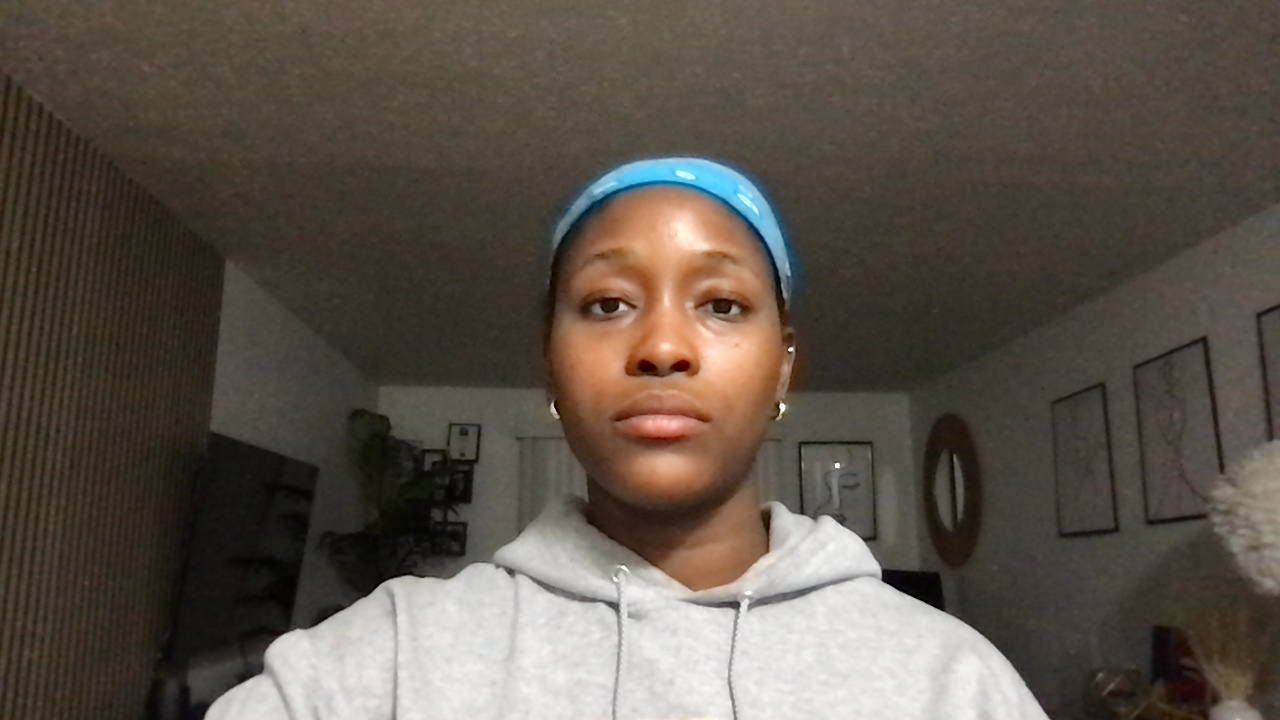
#> input picture FaceAnimation/reference_object.jpg, 1280 x 720 px
$ python focal_length_calibration.py
#> lines starting #> are read from the running program, lines starting #| are printed output that depends on the picture; after the words box and inside, x2 and y2 are one past the last pixel; in counts of white or black regions, pixels touching at a corner belong together
import cv2

# Load the reference image
ref_image = cv2.imread("reference_object.jpg")
#> ref_image is the input picture: shape (720, 1280, 3); mean B, G, R 74, 83.8, 92

# Convert to grayscale
gray = cv2.cvtColor(ref_image, cv2.COLOR_BGR2GRAY)
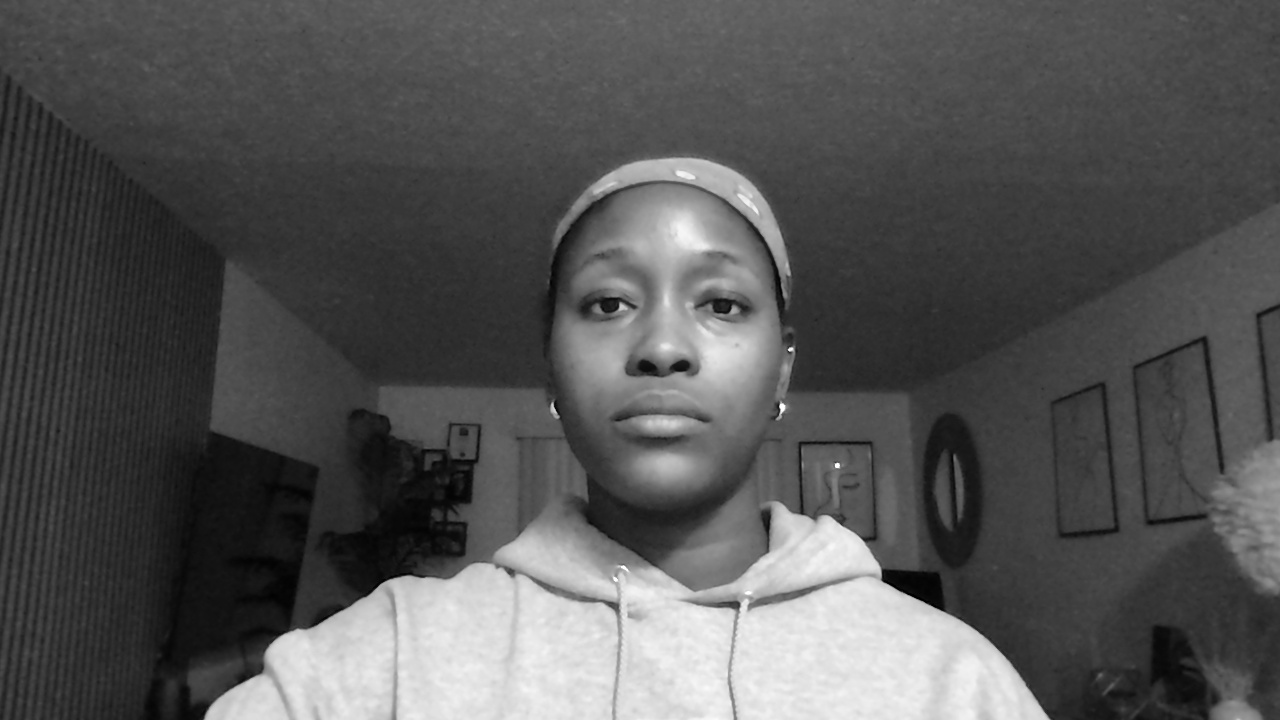
#> gray: shape (720, 1280); min 0, max 255, mean 85.1

# Load the Haar Cascade for face detection
face_cascade = cv2.CascadeClassifier(cv2.data.haarcascades + "haarcascade_frontalface_default.xml")

# Detect faces in the image
faces = face_cascade.detectMultiScale(gray, scaleFactor=1.1, minNeighbors=5)
#> faces = [[514, 185, 298, 298]]

# Known measurements
KNOWN_DISTANCE = 63.5  # cm (distance at which the image was captured)
KNOWN_WIDTH = 17.8  # cm (real-world width of your face)

# Initialize face width in pixels
face_width_pixels = 0

for (x, y, w, h) in faces:
    # Assume the first detected face is the reference
    face_width_pixels = w
    cv2.rectangle(ref_image, (x, y), (x + w, y + h), (0, 255, 0), 2)
    break
#> this loop made 1 pass
#> (x, y, w, h, face_width_pixels) on pass 1: (514, 185, 298, 298, 298)
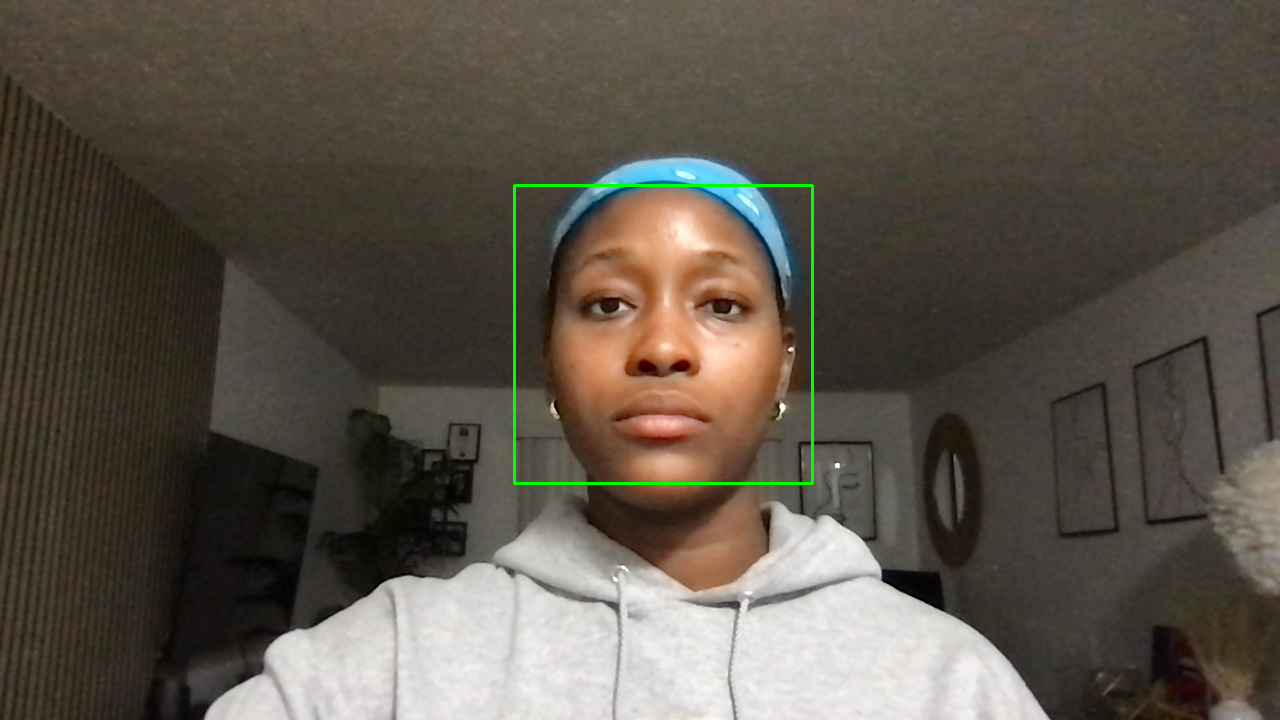
#> ref_image: shape (720, 1280, 3); 0.39% of pixels changed, all inside (x1, y1, x2, y2) = (513, 184, 814, 485)

# Display the detected face
cv2.imshow("Detected Face", ref_image)
cv2.waitKey(0)
cv2.destroyAllWindows()

if face_width_pixels > 0:
    # Calculate the focal length
    focal_length = (face_width_pixels * KNOWN_DISTANCE) / KNOWN_WIDTH
#> focal_length = 1063.1
    print(f"Focal Length: {focal_length:.2f} pixels")
#| Focal Length: 1063.09 pixels
else:
    print("No face detected!")
